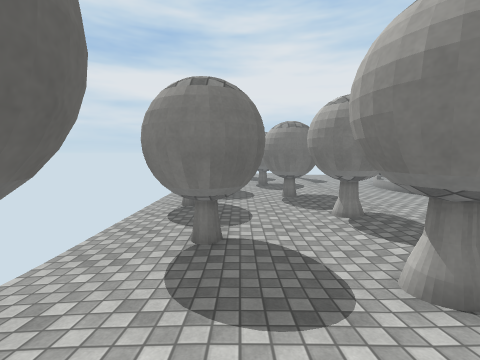
[1] (above)

17 first-person views from a walk through a 3-D level made in the Unity game engine. The camera is 1.3 m above the floor, tilts 6° down and sees 90° across. The floor is counted in squares, 1 m on a side. Each view is taken from the middle of a square. On the plan, view 1 faces up. The plan holds only what a view shows up to about 12 squares ahead; the rest is blank. The place goes on beyond the plan. The player is left out. Surface patterns are stand-ins for the level's own textures.

[2]
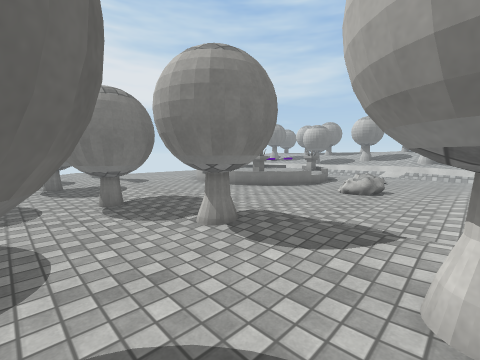

[3]
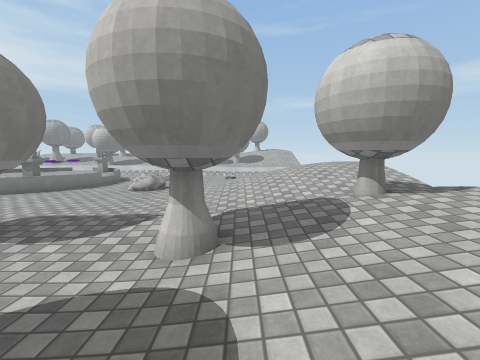

[4]
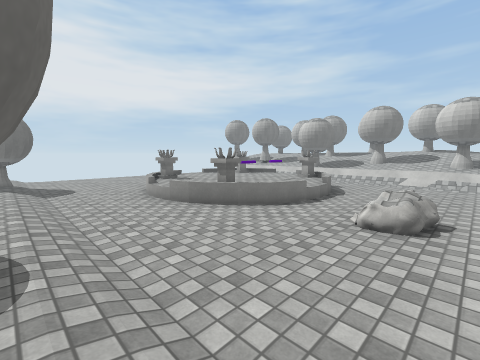

[5]
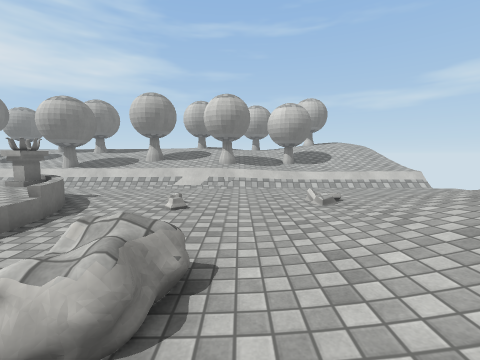

[6]
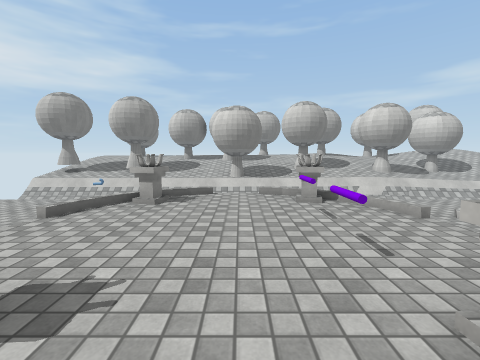

[7]
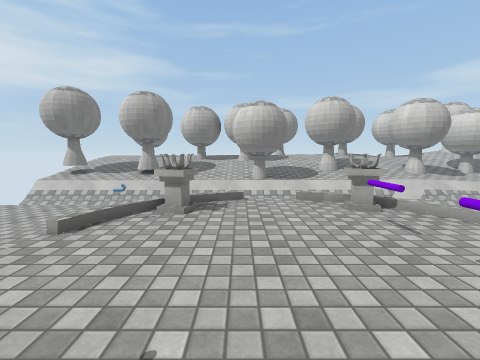

[8]
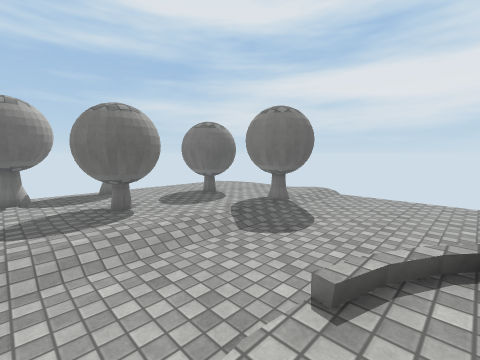

[9]
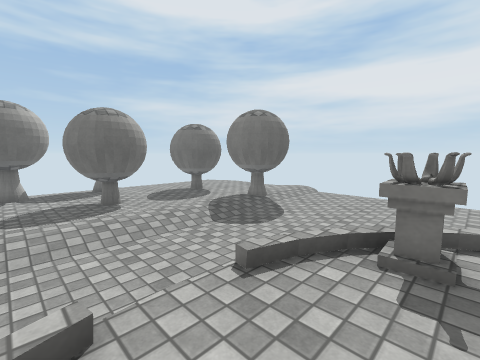

[10]
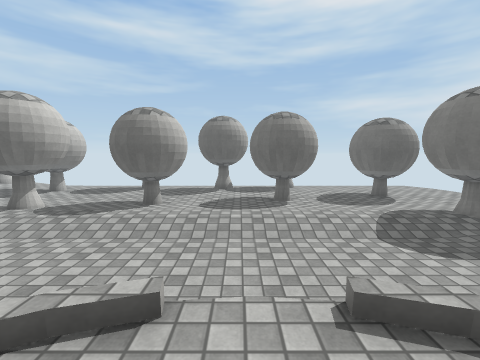

[11]
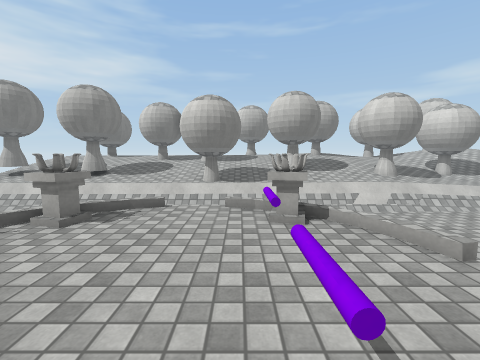

[12]
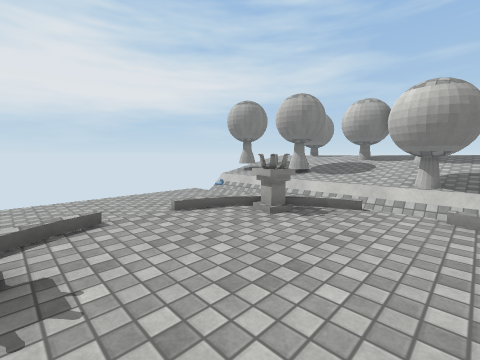

[13]
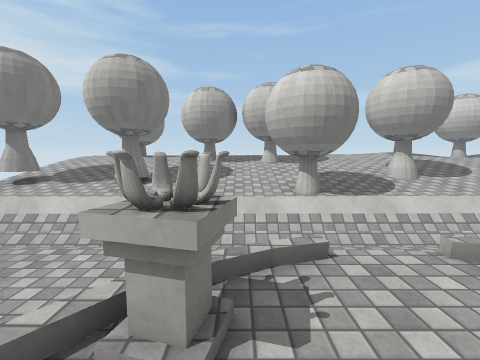

[14]
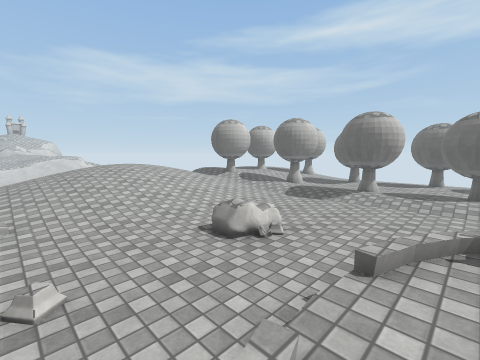

[15]
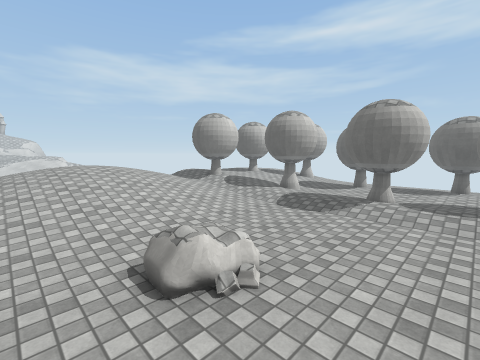

[16]
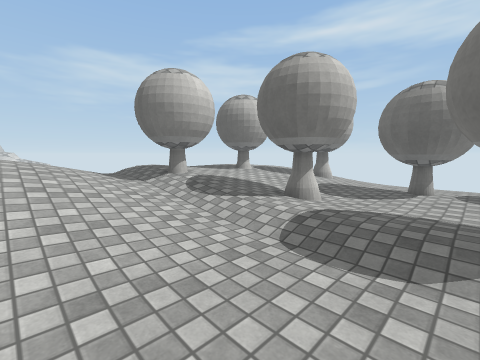

[17]
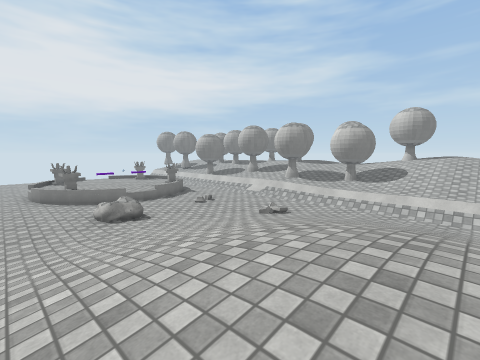

### Floor plan
Key: @ floor where view 1 was taken; # wall or solid block; x gap in a wall; . main floor; : floor 0.25 m higher than the main floor; + floor 0.5 m higher than the main floor; * floor 0.75 m higher than the main floor; % floor 1 m higher than the main floor; & floor 1.25 m higher than the main floor; / step, stairs or slope; = window, fence, low wall or low ledge; ^ raised ledge; C purple cylinder.
Columns run from 3 left of view 1 to 21 right of it. Each row starts with its distance up from view 1.
 23                       ==#
 22  ...  .:.............//##
 21  ......:.............//##
 20   ..... .............//*
 19  .. #. #.....  ......//##
 18  ..##..#.....   .....//##
 17  ......:.....==/==... /*#
 16   .....:....#:::::#  //*
 15  #..##.:....#:::::#=.//*
 14  ...##.:...=:::::::=.//^=
 13   #....:.../:::::::////##
 12  ##....:.../::C:C::=.//^
 11 .....##:....^:::::#..//*#
 10 ....###:....=/::://..//^#
  9  ##..##:......=/=....//^^
  8  ##...x:.............//*
  7 .....###.....=......./=*#
  6 ..##.###.....=.......//^^
  5 ..##...:.............//^^
  4 ..##...:.............//*
  3 .....##:/./////......//+^
  2 .::::##://///////....//+^
  1  ##/::/+//////////...//+^
  0   +@//###//////////..//+
 -1   +##+###///%%/////..//+
 -2     #**////%&&%////..//+
 -3     ** *///%&&%////..//+

Positions as (right, up) in squares from view 1, and headings:
1: (0, 0), facing up
2: (0, 3), facing up-right
3: (-1, 2), facing right
4: (4, 5), facing up-right
5: (8, 5), facing right
6: (8, 13), facing right
7: (9, 14), facing right
8: (9, 12), facing up-left
9: (10, 12), facing up-left
10: (10, 13), facing left
11: (10, 12), facing right
12: (10, 12), facing up-right
13: (13, 15), facing right
14: (14, 10), facing down-left
15: (12, 9), facing down-left
16: (8, 6), facing down-left
17: (7, -3), facing up-right
